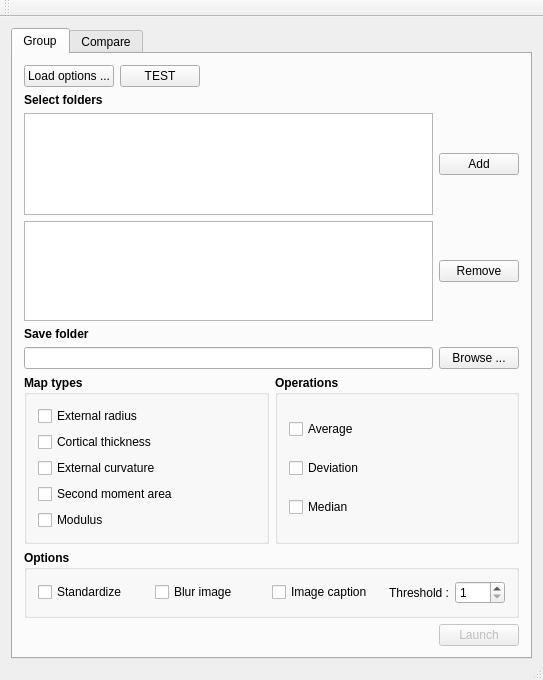
<?xml version="1.0" encoding="UTF-8"?>
<ui version="4.0">
 <class>MainWindow</class>
 <widget class="QMainWindow" name="MainWindow">
  <property name="geometry">
   <rect>
    <x>0</x>
    <y>0</y>
    <width>543</width>
    <height>664</height>
   </rect>
  </property>
  <property name="windowTitle">
   <string>MainWindow</string>
  </property>
  <widget class="QWidget" name="centralWidget">
   <layout class="QVBoxLayout" name="verticalLayout">
    <item>
     <widget class="QTabWidget" name="tabWidget">
      <property name="currentIndex">
       <number>0</number>
      </property>
      <widget class="QWidget" name="tab">
       <attribute name="title">
        <string>Group</string>
       </attribute>
       <layout class="QVBoxLayout" name="verticalLayout_3">
        <item>
         <layout class="QHBoxLayout" name="horizontalLayout_9">
          <item>
           <widget class="QPushButton" name="btnLoadOptions">
            <property name="text">
             <string>Load options ...</string>
            </property>
           </widget>
          </item>
          <item>
           <widget class="QPushButton" name="btnTEST">
            <property name="text">
             <string>TEST</string>
            </property>
           </widget>
          </item>
          <item>
           <spacer name="horizontalSpacer_2">
            <property name="orientation">
             <enum>Qt::Horizontal</enum>
            </property>
            <property name="sizeHint" stdset="0">
             <size>
              <width>40</width>
              <height>20</height>
             </size>
            </property>
           </spacer>
          </item>
         </layout>
        </item>
        <item>
         <layout class="QVBoxLayout" name="select_folders_layout">
          <item>
           <widget class="QLabel" name="label">
            <property name="sizePolicy">
             <sizepolicy hsizetype="Fixed" vsizetype="Fixed">
              <horstretch>0</horstretch>
              <verstretch>0</verstretch>
             </sizepolicy>
            </property>
            <property name="font">
             <font>
              <weight>75</weight>
              <bold>true</bold>
             </font>
            </property>
            <property name="text">
             <string>Select folders</string>
            </property>
           </widget>
          </item>
          <item>
           <layout class="QHBoxLayout" name="horizontalLayout_2">
            <item>
             <widget class="QTreeView" name="treeSelectFolder">
              <property name="sizePolicy">
               <sizepolicy hsizetype="Expanding" vsizetype="Preferred">
                <horstretch>0</horstretch>
                <verstretch>0</verstretch>
               </sizepolicy>
              </property>
              <property name="minimumSize">
               <size>
                <width>0</width>
                <height>100</height>
               </size>
              </property>
             </widget>
            </item>
            <item>
             <widget class="QPushButton" name="btnAddFolder">
              <property name="text">
               <string>Add</string>
              </property>
             </widget>
            </item>
            <item>
             <spacer name="verticalSpacer">
              <property name="orientation">
               <enum>Qt::Vertical</enum>
              </property>
              <property name="sizeType">
               <enum>QSizePolicy::Expanding</enum>
              </property>
              <property name="sizeHint" stdset="0">
               <size>
                <width>0</width>
                <height>40</height>
               </size>
              </property>
             </spacer>
            </item>
           </layout>
          </item>
          <item>
           <layout class="QHBoxLayout" name="horizontalLayout">
            <item>
             <widget class="QListView" name="listSelectedFolders">
              <property name="sizePolicy">
               <sizepolicy hsizetype="Expanding" vsizetype="Preferred">
                <horstretch>0</horstretch>
                <verstretch>0</verstretch>
               </sizepolicy>
              </property>
              <property name="minimumSize">
               <size>
                <width>0</width>
                <height>100</height>
               </size>
              </property>
             </widget>
            </item>
            <item>
             <widget class="QPushButton" name="btnRemoveFolder">
              <property name="text">
               <string>Remove</string>
              </property>
             </widget>
            </item>
            <item>
             <spacer name="verticalSpacer_2">
              <property name="orientation">
               <enum>Qt::Vertical</enum>
              </property>
              <property name="sizeType">
               <enum>QSizePolicy::Fixed</enum>
              </property>
              <property name="sizeHint" stdset="0">
               <size>
                <width>0</width>
                <height>40</height>
               </size>
              </property>
             </spacer>
            </item>
           </layout>
          </item>
         </layout>
        </item>
        <item>
         <layout class="QVBoxLayout" name="save_folder_layout">
          <property name="sizeConstraint">
           <enum>QLayout::SetDefaultConstraint</enum>
          </property>
          <item>
           <widget class="QLabel" name="label_2">
            <property name="sizePolicy">
             <sizepolicy hsizetype="Fixed" vsizetype="Fixed">
              <horstretch>0</horstretch>
              <verstretch>0</verstretch>
             </sizepolicy>
            </property>
            <property name="font">
             <font>
              <weight>75</weight>
              <bold>true</bold>
             </font>
            </property>
            <property name="text">
             <string>Save folder</string>
            </property>
           </widget>
          </item>
          <item>
           <layout class="QHBoxLayout" name="horizontalLayout_3">
            <property name="spacing">
             <number>6</number>
            </property>
            <property name="sizeConstraint">
             <enum>QLayout::SetFixedSize</enum>
            </property>
            <item>
             <widget class="QLineEdit" name="lineEditSaveDir"/>
            </item>
            <item>
             <widget class="QPushButton" name="btnBrowseSaveDir">
              <property name="text">
               <string>Browse ...</string>
              </property>
             </widget>
            </item>
           </layout>
          </item>
         </layout>
        </item>
        <item>
         <layout class="QVBoxLayout" name="map_type_layout">
          <item>
           <layout class="QHBoxLayout" name="horizontalLayout_5">
            <item>
             <widget class="QGroupBox" name="map_type_layout_2">
              <property name="font">
               <font>
                <weight>75</weight>
                <bold>true</bold>
               </font>
              </property>
              <property name="title">
               <string>Map types</string>
              </property>
              <property name="flat">
               <bool>false</bool>
              </property>
              <layout class="QVBoxLayout" name="verticalLayout_2">
               <item>
                <widget class="QCheckBox" name="cbExtRadius">
                 <property name="font">
                  <font>
                   <weight>50</weight>
                   <bold>false</bold>
                  </font>
                 </property>
                 <property name="text">
                  <string>External radius</string>
                 </property>
                </widget>
               </item>
               <item>
                <widget class="QCheckBox" name="cbCorticalThick">
                 <property name="font">
                  <font>
                   <weight>50</weight>
                   <bold>false</bold>
                  </font>
                 </property>
                 <property name="text">
                  <string>Cortical thickness</string>
                 </property>
                </widget>
               </item>
               <item>
                <widget class="QCheckBox" name="cbExtCurv">
                 <property name="font">
                  <font>
                   <weight>50</weight>
                   <bold>false</bold>
                  </font>
                 </property>
                 <property name="text">
                  <string>External curvature</string>
                 </property>
                </widget>
               </item>
               <item>
                <widget class="QCheckBox" name="cbSecondMomentArea">
                 <property name="font">
                  <font>
                   <weight>50</weight>
                   <bold>false</bold>
                  </font>
                 </property>
                 <property name="text">
                  <string>Second moment area</string>
                 </property>
                </widget>
               </item>
               <item>
                <widget class="QCheckBox" name="cbModulus">
                 <property name="font">
                  <font>
                   <weight>50</weight>
                   <bold>false</bold>
                  </font>
                 </property>
                 <property name="text">
                  <string>Modulus</string>
                 </property>
                </widget>
               </item>
              </layout>
             </widget>
            </item>
            <item>
             <widget class="QGroupBox" name="operations_layout">
              <property name="font">
               <font>
                <weight>75</weight>
                <bold>true</bold>
               </font>
              </property>
              <property name="title">
               <string>Operations</string>
              </property>
              <layout class="QVBoxLayout" name="verticalLayout_4">
               <item>
                <widget class="QCheckBox" name="cbAverage">
                 <property name="font">
                  <font>
                   <weight>50</weight>
                   <bold>false</bold>
                  </font>
                 </property>
                 <property name="text">
                  <string>Average</string>
                 </property>
                </widget>
               </item>
               <item>
                <widget class="QCheckBox" name="cbDeviation">
                 <property name="font">
                  <font>
                   <weight>50</weight>
                   <bold>false</bold>
                  </font>
                 </property>
                 <property name="text">
                  <string>Deviation</string>
                 </property>
                </widget>
               </item>
               <item>
                <widget class="QCheckBox" name="cbMedian">
                 <property name="font">
                  <font>
                   <weight>50</weight>
                   <bold>false</bold>
                  </font>
                 </property>
                 <property name="text">
                  <string>Median</string>
                 </property>
                </widget>
               </item>
              </layout>
             </widget>
            </item>
           </layout>
          </item>
          <item>
           <widget class="QGroupBox" name="options_layout">
            <property name="font">
             <font>
              <weight>75</weight>
              <bold>true</bold>
             </font>
            </property>
            <property name="title">
             <string>Options</string>
            </property>
            <layout class="QHBoxLayout" name="horizontalLayout_6">
             <item>
              <widget class="QCheckBox" name="cbStandardize">
               <property name="font">
                <font>
                 <weight>50</weight>
                 <bold>false</bold>
                </font>
               </property>
               <property name="text">
                <string>Standardize</string>
               </property>
              </widget>
             </item>
             <item>
              <widget class="QCheckBox" name="cbBlur">
               <property name="font">
                <font>
                 <weight>50</weight>
                 <bold>false</bold>
                </font>
               </property>
               <property name="text">
                <string>Blur image</string>
               </property>
              </widget>
             </item>
             <item>
              <widget class="QCheckBox" name="cbCaption">
               <property name="font">
                <font>
                 <weight>50</weight>
                 <bold>false</bold>
                </font>
               </property>
               <property name="text">
                <string>Image caption</string>
               </property>
              </widget>
             </item>
             <item>
              <layout class="QHBoxLayout" name="horizontalLayout_8">
               <item>
                <widget class="QLabel" name="label_3">
                 <property name="sizePolicy">
                  <sizepolicy hsizetype="Preferred" vsizetype="Preferred">
                   <horstretch>0</horstretch>
                   <verstretch>0</verstretch>
                  </sizepolicy>
                 </property>
                 <property name="font">
                  <font>
                   <weight>50</weight>
                   <bold>false</bold>
                  </font>
                 </property>
                 <property name="layoutDirection">
                  <enum>Qt::LeftToRight</enum>
                 </property>
                 <property name="text">
                  <string>Threshold :</string>
                 </property>
                 <property name="alignment">
                  <set>Qt::AlignRight|Qt::AlignTrailing|Qt::AlignVCenter</set>
                 </property>
                 <property name="margin">
                  <number>0</number>
                 </property>
                </widget>
               </item>
               <item>
                <widget class="QSpinBox" name="sbThreshold">
                 <property name="sizePolicy">
                  <sizepolicy hsizetype="Fixed" vsizetype="Fixed">
                   <horstretch>0</horstretch>
                   <verstretch>0</verstretch>
                  </sizepolicy>
                 </property>
                 <property name="minimumSize">
                  <size>
                   <width>50</width>
                   <height>0</height>
                  </size>
                 </property>
                 <property name="font">
                  <font>
                   <weight>50</weight>
                   <bold>false</bold>
                  </font>
                 </property>
                 <property name="minimum">
                  <number>1</number>
                 </property>
                 <property name="maximum">
                  <number>997</number>
                 </property>
                </widget>
               </item>
              </layout>
             </item>
            </layout>
           </widget>
          </item>
         </layout>
        </item>
        <item>
         <layout class="QHBoxLayout" name="horizontalLayout_7">
          <item>
           <spacer name="horizontalSpacer">
            <property name="orientation">
             <enum>Qt::Horizontal</enum>
            </property>
            <property name="sizeHint" stdset="0">
             <size>
              <width>40</width>
              <height>20</height>
             </size>
            </property>
           </spacer>
          </item>
          <item>
           <widget class="QPushButton" name="btnLaunch">
            <property name="enabled">
             <bool>false</bool>
            </property>
            <property name="text">
             <string>Launch</string>
            </property>
           </widget>
          </item>
         </layout>
        </item>
       </layout>
      </widget>
      <widget class="QWidget" name="tab_2">
       <attribute name="title">
        <string>Compare</string>
       </attribute>
       <layout class="QHBoxLayout" name="horizontalLayout_4"/>
      </widget>
     </widget>
    </item>
   </layout>
  </widget>
  <widget class="QMenuBar" name="menuBar">
   <property name="geometry">
    <rect>
     <x>0</x>
     <y>0</y>
     <width>543</width>
     <height>21</height>
    </rect>
   </property>
  </widget>
  <widget class="QToolBar" name="mainToolBar">
   <attribute name="toolBarArea">
    <enum>TopToolBarArea</enum>
   </attribute>
   <attribute name="toolBarBreak">
    <bool>false</bool>
   </attribute>
  </widget>
  <widget class="QStatusBar" name="statusBar">
   <property name="sizePolicy">
    <sizepolicy hsizetype="Preferred" vsizetype="Preferred">
     <horstretch>0</horstretch>
     <verstretch>0</verstretch>
    </sizepolicy>
   </property>
   <property name="maximumSize">
    <size>
     <width>16777215</width>
     <height>10</height>
    </size>
   </property>
  </widget>
 </widget>
 <layoutdefault spacing="6" margin="11"/>
 <resources/>
 <connections/>
</ui>
